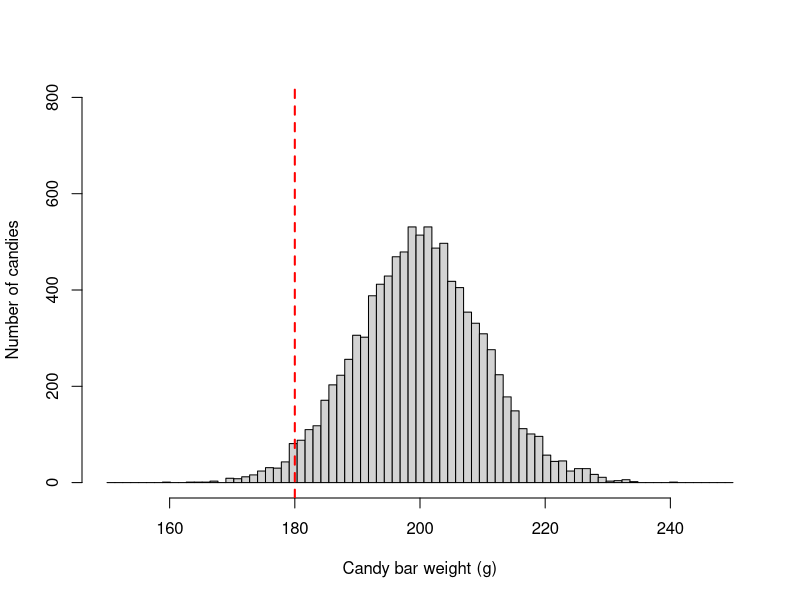
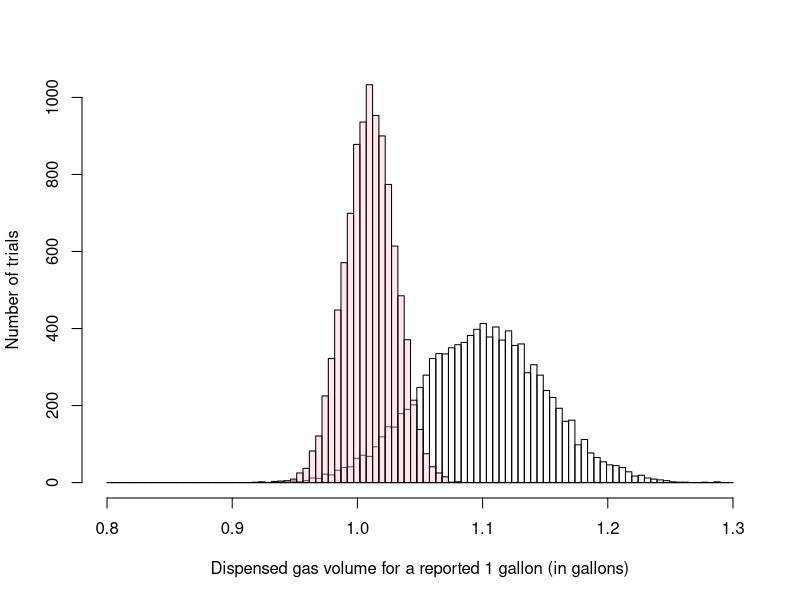
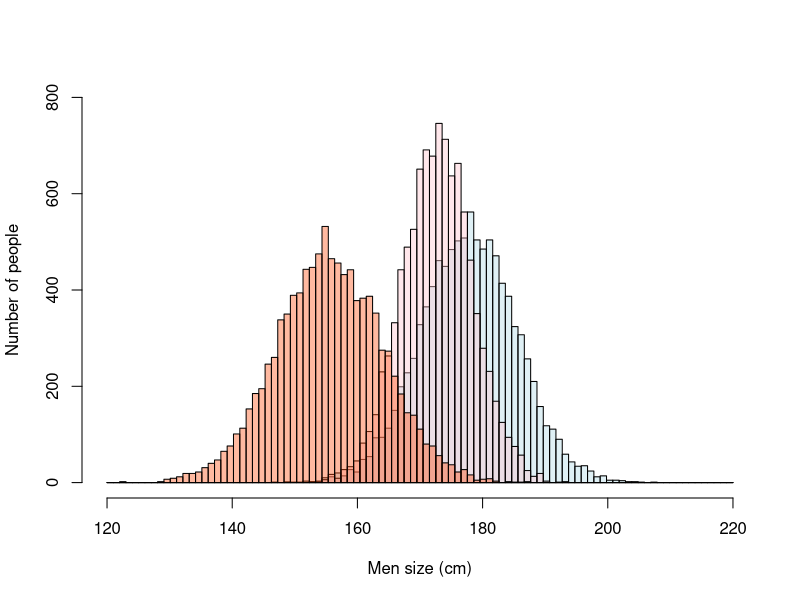

Recreate these plots in R, in order. (Note: this script raises an error after producing the figures.)
## ---- chunk 1
SampleWeight=180  # this is the average weight of the samples you took
PopulationWeight=200   # Average weight reported in the lable of the candy bar
SD=10       # reported Standard deviation for the candy bars

SimulatedPopulation<- rnorm(10000,PopulationWeight,SD) #lets simulate a population of 10000 candy bars with .

breaks = seq(150, 250, length.out = 80) #I create a set of bins for the x-axis of the distribution, this will determine how many bis you have

#next I plot the data
 hist(SimulatedPopulation, main=NA,xlim=c(150, 250),ylim=c(0, 800),breaks = breaks, xlab = "Candy bar weight (g)",ylab = "Number of candies")
 
 
#plot the mean height of men
abline(v=SampleWeight, lwd=2, col="red", lty=2) 

#lets add a label to mean label
text(SampleWeight,2000,labels="Sample",pos=4, col="blue") 
 
## ---- chunk 2
MeanGasA=1.1  # average gas volume for a suspected 1 gallon dispensing at gas station A
SDGasA=0.05   # SD for sample from gas station A

MeanGasB=1.01  # average gas volume for a suspected 1 gallon dispensing at gas station B
SDGasB=0.02   # SD for sample from gas station B


SimulatedGasA<- rnorm(10000,MeanGasA,SDGasA) #lets simulate a population for gas station A.
SimulatedGasB<- rnorm(10000,MeanGasB,SDGasB) #lets simulate a population for gas station A.


breaks = seq(0.8, 1.3, length.out = 100) #I create a set of bins for the x-axis of the distribution, this will determine how many bis you have

#next I plot the data. because we want to plot two distributions on top of each other. we need to create each distribution independently and then add them to a  single plot

#histogram for gass station A.
GasA= hist(SimulatedGasA, xlim=c(0.8, 1.3),ylim=c(0, 500),breaks = breaks,  plot = FALSE)

#histogram for gass station B.
GasB= hist(SimulatedGasB, xlim=c(0.8, 1.3),ylim=c(0, 500),breaks = breaks,  plot = FALSE)

#because you are plotting two distributions, it will be nice to use different colors. and because they likelu overlap, you should use semitransparent colors
LightBlue <- rgb(173,216,230,max = 255, alpha = 5, names = "lt.blue") #the fucntion rgb lets your select one color, and the alpha gives you how tranparent
DarkRed <- rgb(255,192,203, max = 255, alpha = 95, names = "lt.pink")


#lets plot the first distribution
plot(GasA, main=NA,xlim=c(0.8, 1.3),ylim=c(0, 1000),breaks = breaks, xlab = "Dispensed gas volume for a reported 1 gallon (in gallons)",ylab = "Number of trials" ,col=LightBlue)

plot(GasB, add=T ,col=DarkRed)  #note how for the parameter col, you indicate the color you create as a variable above
 
## ---- chunk 3
USA_Height=177.8   # height of average male in the USA
USA_SD=7.62       # Standard deviation of male population in the USA

France_Height=172.8   # France data
France_SD=5.62       # SD for france

NKorea_Height=155.5   # North Korea data
NKorea_SD=8.5       # SD for North Korea


SimulatedUSA<- rnorm(10000,USA_Height,USA_SD) #lets simulate a population for USA
SimulatedFrance<- rnorm(10000,France_Height,France_SD) #lets simulate a population for USA
SimulatedNKorea<- rnorm(10000,NKorea_Height,NKorea_SD) #lets simulate a population for USA


breaks = seq(120, 220, length.out = 100) #bins for the distribution

#histogram for USA
USA= hist(SimulatedUSA, xlim=c(120,220),ylim=c(0, 500),breaks = breaks,  plot = FALSE)

#histogram for FCrance
France= hist(SimulatedFrance, xlim=c(120,220),ylim=c(0, 500),breaks = breaks,  plot = FALSE)

#histogram for USA
NKorea= hist(SimulatedNKorea, xlim=c(120,220),ylim=c(0, 500),breaks = breaks,  plot = FALSE)



#because you are plotting three distributions, it will be nice to use different colors. and because they likely overlap, you should use semitransparent colors
LightBlue <- rgb(173,216,230,max = 255, alpha = 100, names = "lt.blue") #the fucntion rgb lets your select one color, and the alpha gives you how tranparent
DarkRed <- rgb(255,192,203, max = 255, alpha = 95)

MiddleOrange <- rgb(255,69,0, max = 255, alpha = 95)

#lets plot the first distribution
plot(USA, main=NA,xlim=c(120, 220),ylim=c(0, 800),breaks = breaks, xlab = "Men size (cm)",ylab = "Number of people" ,col=LightBlue)

plot(France, add=T ,col=DarkRed)  #note how for the parameter col, you indicate the color you create as a variable above

plot(NKorea, add=T ,col=MiddleOrange)  #note how for the parameter col, you indicate the color you create as a variable above

 
## ---- chunk 4
knitr::include_graphics("images/SelectingTest.png")
